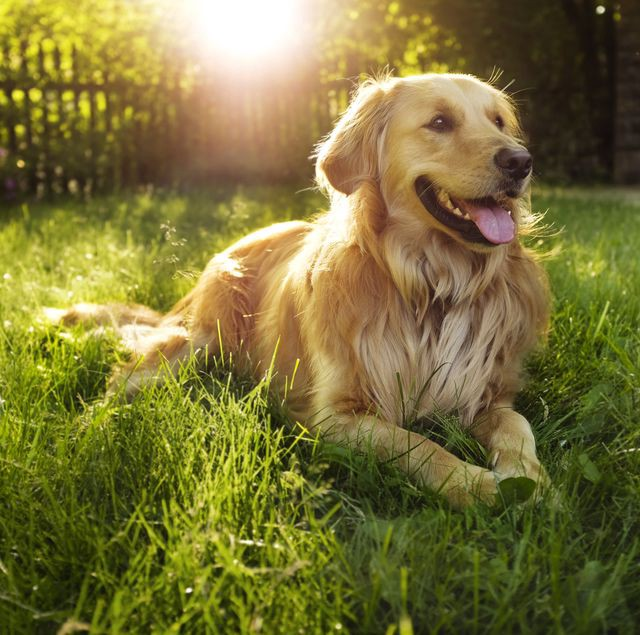
#> input picture image_processing/dog_color.jpeg, 640 x 635 px
$ python -i point_operations.py   (imports and definitions only)
#> lines starting #> are read from the running program, lines starting #| are printed output that depends on the picture
import cv2
import numpy as np
from PIL import Image
import math
import matplotlib.pyplot as plt

# [97 lines left out: functions distance_pixels, image_negatives, gamma_correction, Contrast_stretch, grey_slicing, not called in this run]


'''
Neighborhood operations
'''

# [234 lines left out: functions padding, avg_neighbor, minimum_neighbor, addition, division, xor_not and 6 more, not called in this run]


def basic_filters(type = "gaussian"):
#> called with type = 'gaussian'
	img = cv2.imread('dog_color.jpeg')
#> img is the input picture: shape (635, 640, 3); mean B, G, R 56.6, 114.8, 122.5
	img = cv2.cvtColor(img, cv2.COLOR_BGR2RGB)

	if type == 'avg':
		img1 = cv2.blur(img, (5,5))
		img2 = cv2.boxFilter(img, -1, (10, 10), normalize=True)
		plt.imshow(np.hstack((img1, img2)))

	elif type == 'gaussian':
		dst = cv2.GaussianBlur(img,(5,5),cv2.BORDER_DEFAULT)
		plt.imshow(np.hstack((img, dst)))


	elif type == 'medium':
		dst = cv2.medianBlur(img,7)
		plt.imshow(np.hstack((img, dst)))

	elif type == 'bilateral':
		dst = cv2.bilateralFilter(img, 5, 10, 10)

		plt.imshow(np.hstack((img, dst)))

	plt.show()
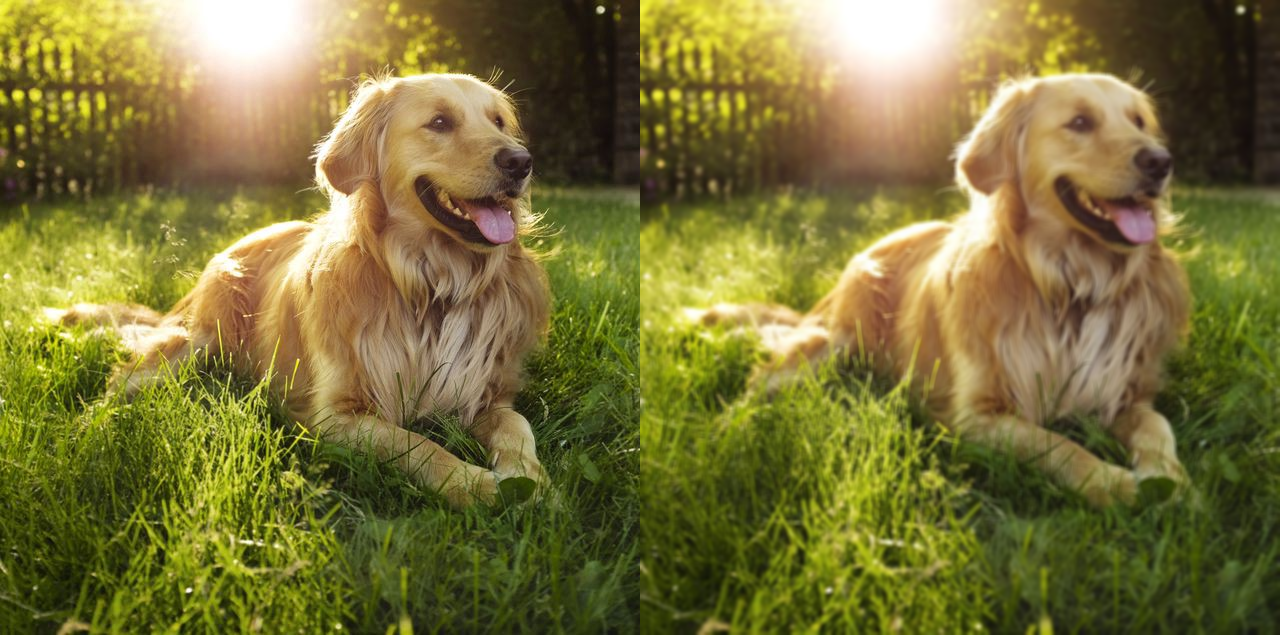
#> shown: shape (635, 1280, 3); mean R, G, B 122.5, 114.8, 56.6


# [6 lines left out: function edge_finding_filters, not called in this run]

>>> result = basic_filters()

$ run again, with image_processing/forest.jpeg copied over image_processing/dog_color.jpeg
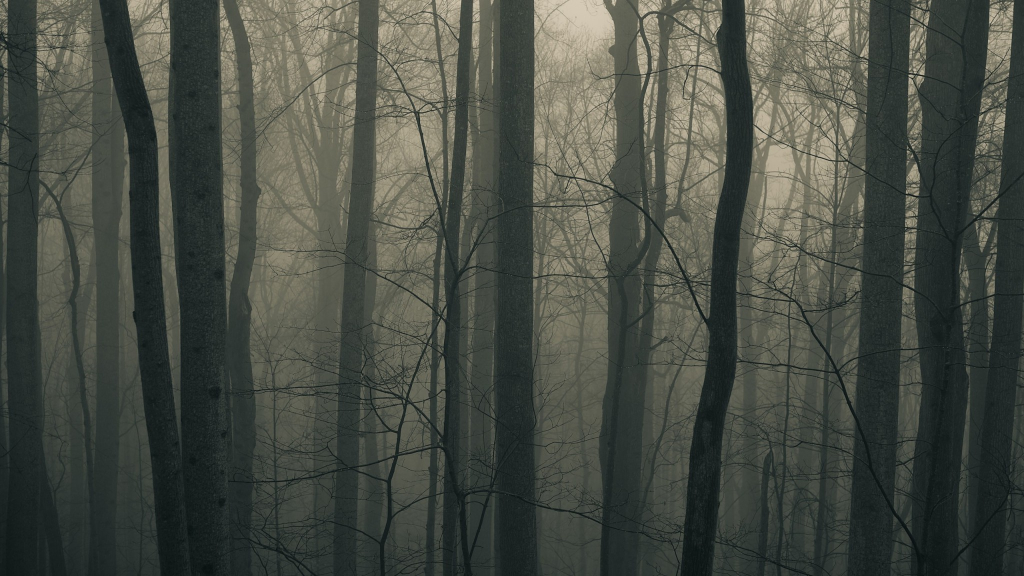
#> input picture image_processing/forest.jpeg, 2048 x 1152 px (shown at 1/2 size)
#> in basic_filters, img is the input picture: shape (1152, 2048, 3); mean B, G, R 68.2, 76.8, 72.5
#> in basic_filters, `plt.show()`:
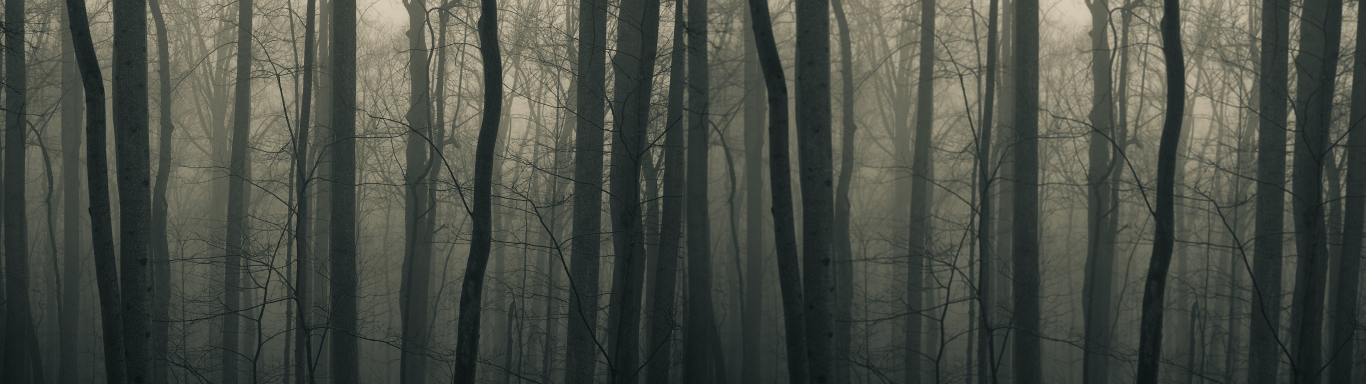
#> shown: shape (1152, 4096, 3) (shown at 1/3 size); mean R, G, B 72.5, 76.8, 68.2
